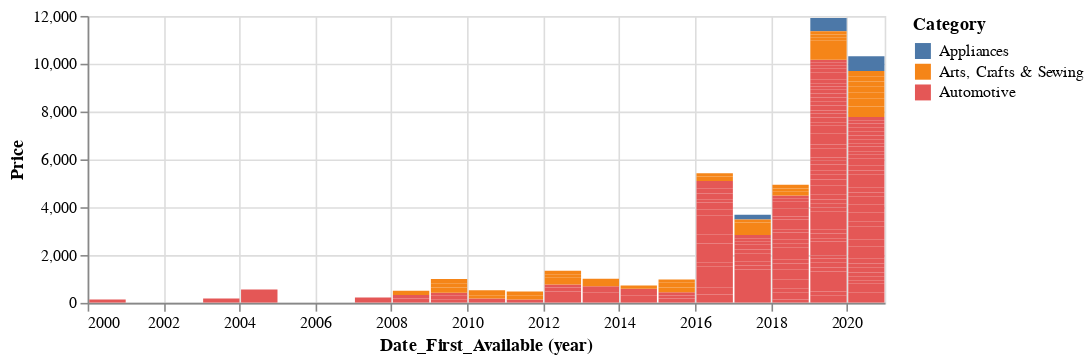

Notebook code for this chart:
### Code cell
alt.Chart(df).mark_bar().encode(
    x='year(Date_First_Available):T',
    y='Price',
    color='Category',    
    tooltip=['year(Date_First_Available)', 'Sellers', 'LQS', 'Reviews', 'Rank', 'Fees', 'Net', 'Est_Monthly_Sales','Est_Monthly_Revenue', 'Category', 'Product_Name']
).properties(
            height=180,
            width=500,
            ).interactive()

### Figure 1 — Vega-Lite specification as saved in the notebook (floating-point values rounded to 4 significant figures; data arrays with more than 128 entries replaced by an {"elided": "..."} marker saying what was removed)
{"config": {"view": {"continuousWidth": 400, "continuousHeight": 300}}, "data": {"name": "data-3b50b4528fbbed95e419cc83c04ee38b"}, "mark": "bar", "encoding": {"color": {"type": "nominal", "field": "Category"}, "tooltip": [{"type": "temporal", "field": "Date_First_Available", "timeUnit": "year"}, {"type": "quantitative", "field": "Sellers"}, {"type": "quantitative", "field": "LQS"}, {"type": "quantitative", "field": "Reviews"}, {"type": "quantitative", "field": "Rank"}, {"type": "quantitative", "field": "Fees"}, {"type": "quantitative", "field": "Net"}, {"type": "quantitative", "field": "Est_Monthly_Sales"}, {"type": "quantitative", "field": "Est_Monthly_Revenue"}, {"type": "nominal", "field": "Category"}, {"type": "nominal", "field": "Product_Name"}], "x": {"type": "temporal", "field": "Date_First_Available", "timeUnit": "year"}, "y": {"type": "quantitative", "field": "Price"}}, "height": 180, "selection": {"selector060": {"type": "interval", "bind": "scales", "encodings": ["x", "y"]}}, "width": 500, "$schema": "https://vega.github.io/schema/vega-lite/v4.8.1.json", "datasets": {"data-3b50b4528fbbed95e419cc83c04ee38b": {"elided": "206 records"}}}
